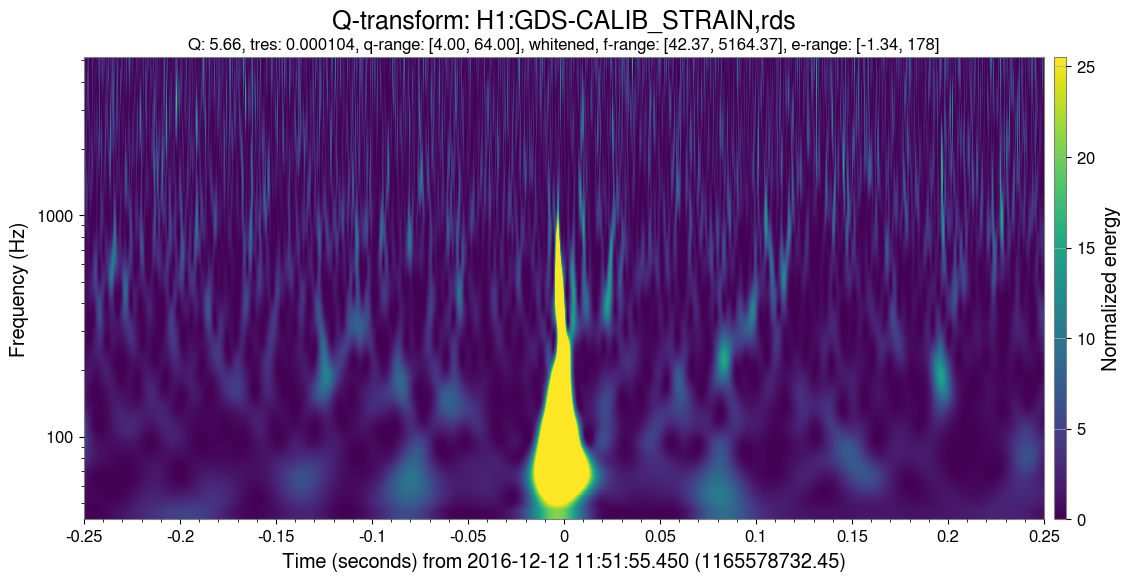
#> input picture imageFiles/blip_glitch.png, 1131 x 581 px
$ python recolorImage_simpler.py --image-path imageFiles/blip_glitch.png
#> lines starting #> are read from the running program, lines starting #| are printed output that depends on the picture; after the words box and inside, x2 and y2 are one past the last pixel; in counts of white or black regions, pixels touching at a corner belong together
import cv2
import matplotlib.pyplot as plt
from matplotlib.colors import LinearSegmentedColormap

import numpy as np

import argparse
import sys
import os


def load_and_recolor_image(image_path, new_cmap='hot'):


    '''Canny Edge Detection [CHECK]:
    - Any gradient magnitude larger than the higher threshold is considered to be an edge.
    - Any gradient magnitude smaller than the lower threshold is not considered to be an edge.
    - Gradient magnitudes between the two thresholds are considered edges only if they are connected to "sure-edge" pixels (i.e., those above the higher threshold).
    thresholds of [500, 1250] set through trial and error. Feel free to set your own
    '''
#> called with image_path = 'imageFiles/blip_glitch.png', new_cmap = 'viridis'

    edge_threshold1 = 500
    edge_threshold2 = 1250

    # Now, load the original image (read in grayscale)
    img_original = cv2.imread(image_path, cv2.IMREAD_GRAYSCALE)
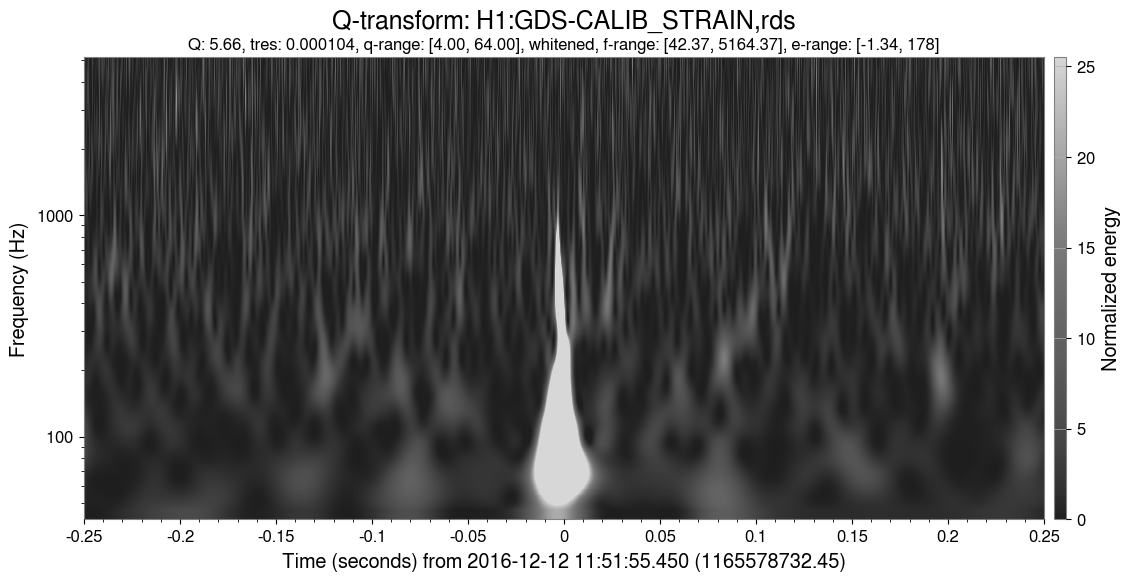
#> img_original: shape (581, 1131); min 0, max 255, mean 111.5

    # Normalize image to 0-1 range (float)
    img_norm = img_original.astype(float) / 255

    try:
        # generate colormap
        cmap = plt.get_cmap(new_cmap)
    except Exception:
        # if invalid colormap name entered, throw:
        print('please enter a valid colormap name.')
        sys.exit(1)

    # Normalize grayscale image to the range of non-black/white colors in the colormap
    img_norm = img_original.astype(float) / 255
    ### OLD:
    # img_norm = (img_norm - min_x) / (max_x - min_x)

    # Convert grayscale image to colormap using matplotlib
    colored_image = cmap(img_norm)
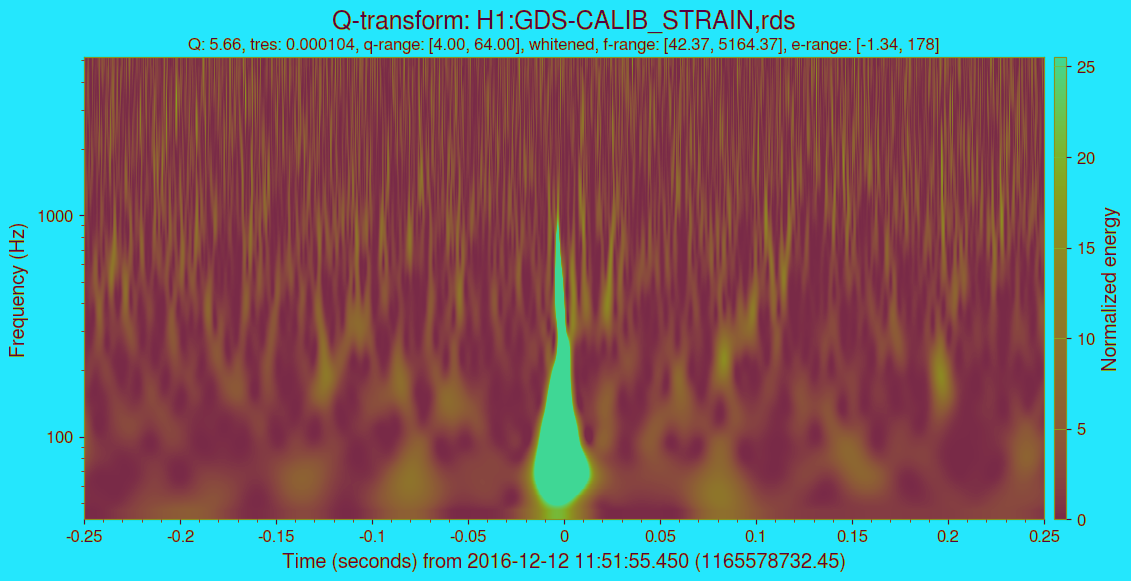
#> colored_image: shape (581, 1131, 4) float64; mean of channels 0, 1, 2, 3 0.472, 0.452, 0.403, 1; drawn as B, G, R

    # But first convert to float32 as cvtColor expects float data to be 32-bit
    colored_image = colored_image.astype(np.float32)

    # Matplotlib returns rgba images, we need to convert to rgb
    colored_image_rgb = cv2.cvtColor(colored_image, cv2.COLOR_RGBA2RGB)

    # Convert back to 0-255 range (uint8)
    colored_image_rgb = (colored_image_rgb * 255).astype(np.uint8)
    # colored_image_rgb[img_original < 10] = 0

    # Detect edges in the original grayscale image
    edges = cv2.Canny(img_original, edge_threshold1, edge_threshold2)
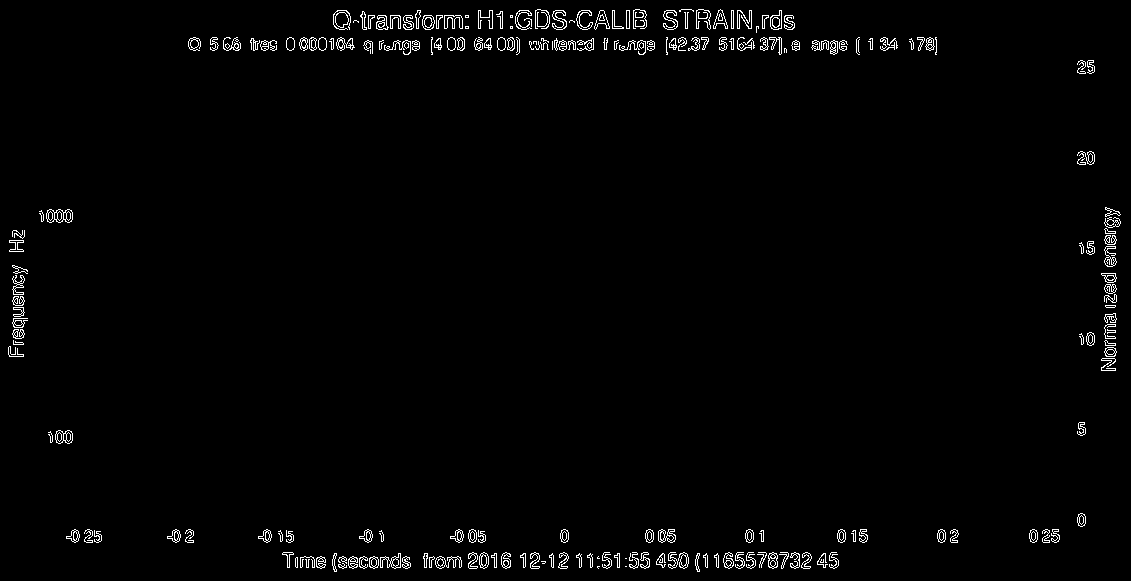
#> edges: shape (581, 1131); 1.7% white in thin lines or dots

    # Dilate the edges to create a mask for areas near high contrast borders
    dilated_edges = cv2.dilate(edges, np.ones((3, 3), np.uint8))
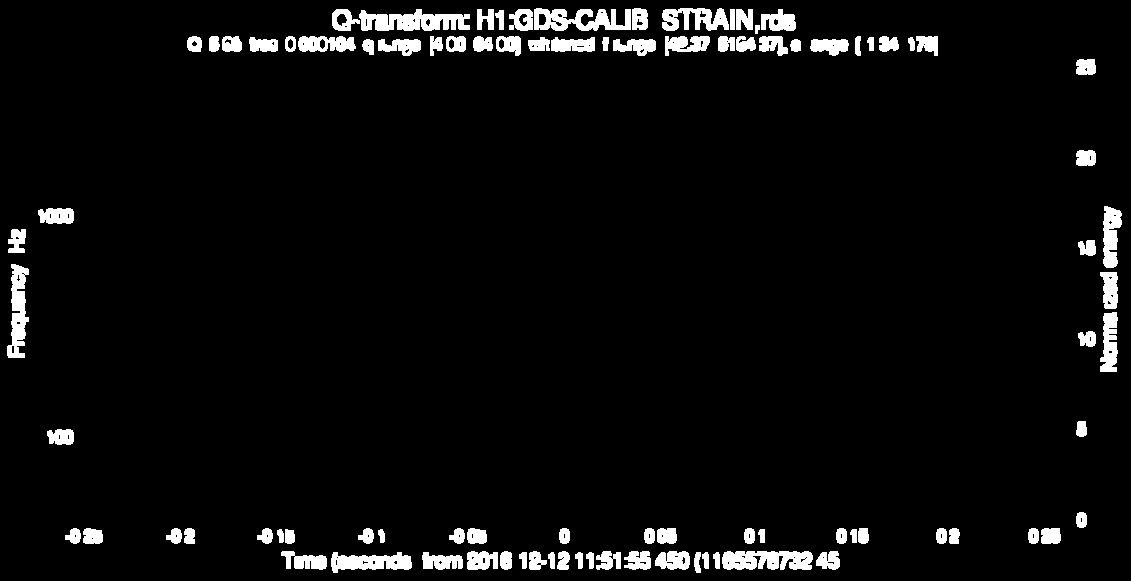
#> dilated_edges: shape (581, 1131); 4.7% white; 94 white regions, largest, box (x1, y1, x2, y2) and area: (359, 9, 470, 31) 1593, (722, 551, 813, 570) 1424, (534, 8, 631, 31) 1393

    # Create a 3-channel version of the mask to apply on the rgb image
    edge_mask_rgb = np.stack([dilated_edges]*3, axis=-1)

    # Wherever the mask is true (near edges), restore the original grayscale color in the colored image
    img_original_rgb = cv2.cvtColor(img_original, cv2.COLOR_GRAY2RGB)

    colored_image_rgb[edge_mask_rgb > 0] = img_original_rgb[edge_mask_rgb > 0]
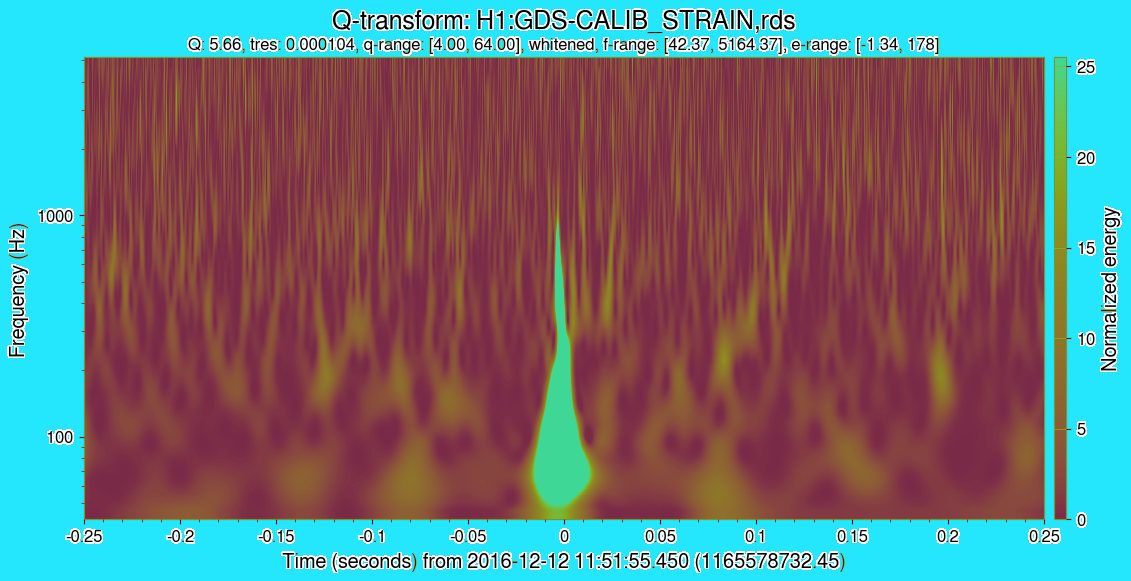
#> colored_image_rgb: shape (581, 1131, 3); mean B, G, R 120.3, 115.3, 107.1

    # assure that white and black colors stay the same
    colored_image_rgb[img_original == 0] = 0
#> colored_image_rgb: shape (581, 1131, 3); 0.02% of pixels changed, all inside (x1, y1, x2, y2) = (80, 11, 1071, 569)
    colored_image_rgb[img_original == 255] = 255
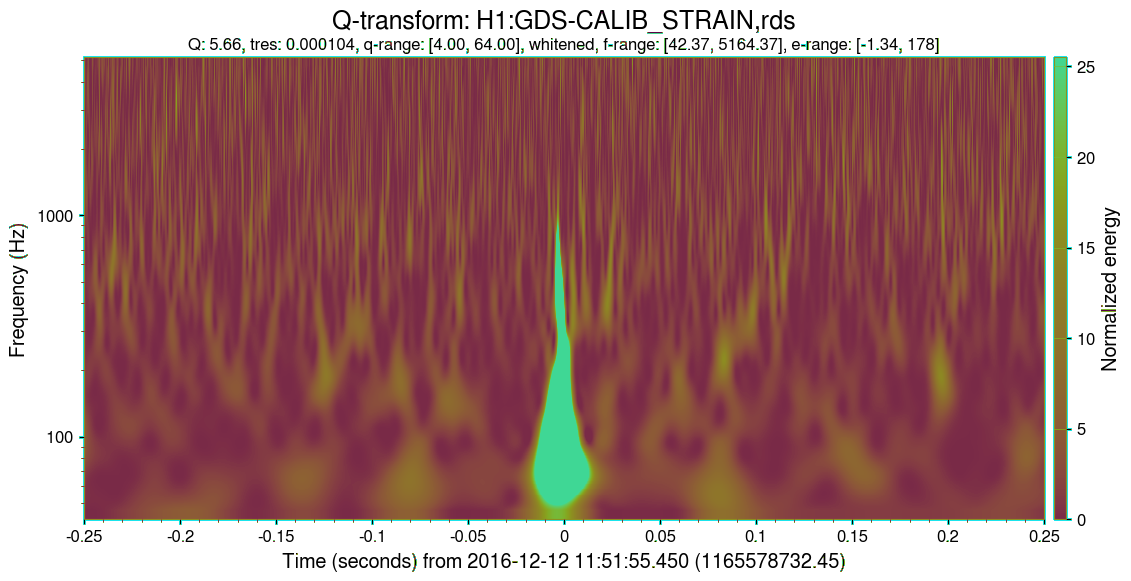
#> colored_image_rgb: shape (581, 1131, 3); mean B, G, R 120.8, 121.5, 163.9

    return colored_image_rgb

if __name__ == "__main__":

    parser = argparse.ArgumentParser(description=__doc__,
                                        formatter_class=argparse.RawDescriptionHelpFormatter)

    parser.add_argument("--image-path", help="Image to recolor")
    parser.add_argument("--cmap-name", help="Colormap to convert to")
    parser.add_argument("--test", type=bool, help="Create sample outputs of each Perceptually Uniform Sequential colormap type in matplotlib")

    opts = parser.parse_args()

    image_path = os.path.join(os.getcwd(), opts.image_path)
    new_cmap = opts.cmap_name
    test = opts.test
    # Perceptually Uniform Sequential colormap list (matplotlib)
    cmap_list = ['viridis', 'plasma', 'inferno', 'magma', 'cividis']

    if test == False:
        colored_image = load_and_recolor_image(image_path, new_cmap)

        imgName = '.'.join(image_path.split('.')[:-1])
        outPath = f'{imgName}_recolored_{new_cmap}.png'
        # Display the recolored image:

        cv2.imwrite(outPath, cv2.cvtColor(colored_image, cv2.COLOR_RGB2BGR))
    else:
        for c in cmap_list:
            colored_image = load_and_recolor_image(image_path, c)

            imgName = '.'.join(image_path.split('.')[:-1])
            outPath = f'{imgName}_recolored_{c}.png'
            # Display the recolored image:

            cv2.imwrite(outPath, cv2.cvtColor(colored_image, cv2.COLOR_RGB2BGR))
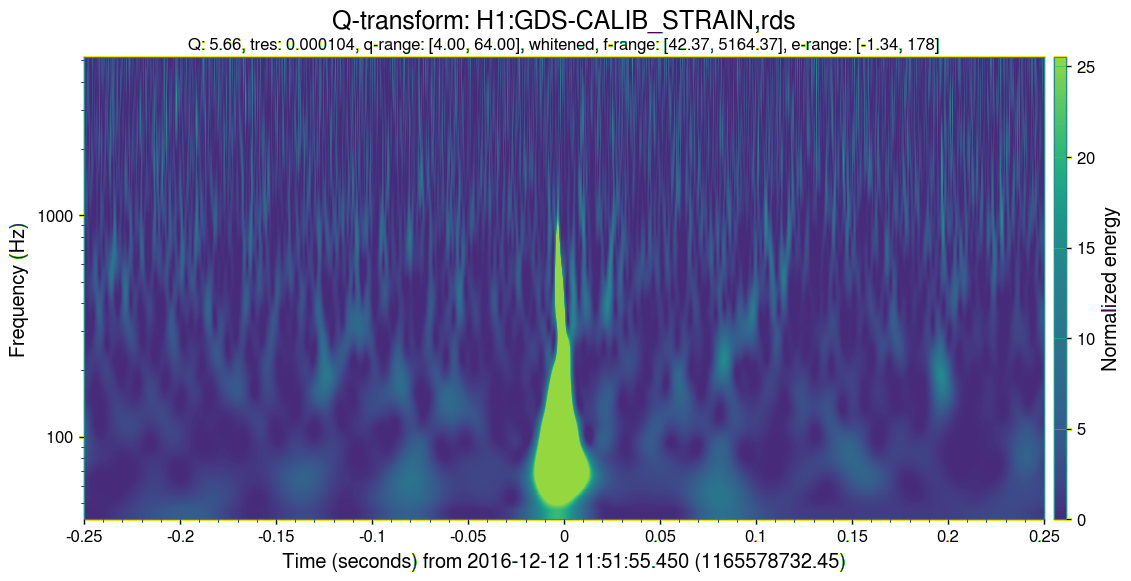
#> saved as blip_glitch_recolored_viridis.png: shape (581, 1131, 3); mean B, G, R 163.9, 121.5, 120.8
